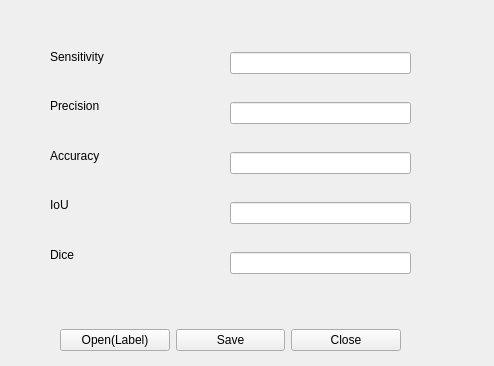
<?xml version="1.0" encoding="UTF-8"?>
<ui version="4.0">
 <class>Validation</class>
 <widget class="QWidget" name="Validation">
  <property name="geometry">
   <rect>
    <x>0</x>
    <y>0</y>
    <width>494</width>
    <height>366</height>
   </rect>
  </property>
  <property name="windowTitle">
   <string>Form</string>
  </property>
  <widget class="QWidget" name="layoutWidget">
   <property name="geometry">
    <rect>
     <x>230</x>
     <y>30</y>
     <width>181</width>
     <height>271</height>
    </rect>
   </property>
   <layout class="QVBoxLayout" name="verticalLayout">
    <item>
     <widget class="QLineEdit" name="senEdit"/>
    </item>
    <item>
     <widget class="QLineEdit" name="preEdit"/>
    </item>
    <item>
     <widget class="QLineEdit" name="accEdit"/>
    </item>
    <item>
     <widget class="QLineEdit" name="iouEdit"/>
    </item>
    <item>
     <widget class="QLineEdit" name="diceEdit"/>
    </item>
   </layout>
  </widget>
  <widget class="QWidget" name="layoutWidget">
   <property name="geometry">
    <rect>
     <x>50</x>
     <y>35</y>
     <width>131</width>
     <height>241</height>
    </rect>
   </property>
   <layout class="QVBoxLayout" name="verticalLayout_2">
    <item>
     <widget class="QLabel" name="label_1">
      <property name="text">
       <string>Sensitivity</string>
      </property>
     </widget>
    </item>
    <item>
     <widget class="QLabel" name="label_4">
      <property name="text">
       <string>Precision</string>
      </property>
     </widget>
    </item>
    <item>
     <widget class="QLabel" name="label_5">
      <property name="text">
       <string>Accuracy</string>
      </property>
     </widget>
    </item>
    <item>
     <widget class="QLabel" name="label_2">
      <property name="text">
       <string>IoU</string>
      </property>
     </widget>
    </item>
    <item>
     <widget class="QLabel" name="label_3">
      <property name="text">
       <string>Dice</string>
      </property>
     </widget>
    </item>
   </layout>
  </widget>
  <widget class="QWidget" name="layoutWidget">
   <property name="geometry">
    <rect>
     <x>60</x>
     <y>320</y>
     <width>341</width>
     <height>41</height>
    </rect>
   </property>
   <layout class="QHBoxLayout" name="horizontalLayout">
    <item>
     <widget class="QPushButton" name="openButton">
      <property name="text">
       <string>Open(Label)</string>
      </property>
     </widget>
    </item>
    <item>
     <widget class="QPushButton" name="saveButton">
      <property name="text">
       <string>Save</string>
      </property>
     </widget>
    </item>
    <item>
     <widget class="QPushButton" name="closeButton">
      <property name="text">
       <string>Close</string>
      </property>
     </widget>
    </item>
   </layout>
  </widget>
 </widget>
 <resources/>
 <connections/>
</ui>
